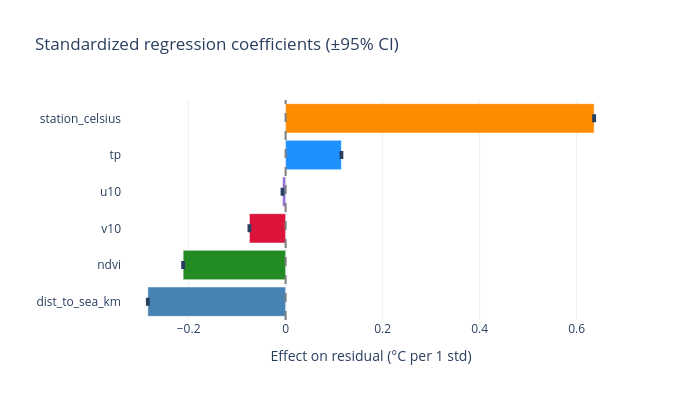

Source (notebook cell):
### Code cell
coefs = model.params[1:]  # drop const
ci = model.conf_int().iloc[1:]  # drop const
features_names = coefs.index.tolist()

fig = go.Figure()

fig.add_trace(
    go.Bar(
        x=coefs.values,
        y=features_names,
        orientation="h",
        marker_color=["#ff8c00", "#1e90ff", "#9370db", "#dc143c", "#228b22", "#4682b4"],
        error_x=dict(
            type="data",
            symmetric=False,
            array=(ci[1] - coefs).values,
            arrayminus=(coefs - ci[0]).values,
        ),
    )
)

fig.add_vline(x=0, line_dash="dash", line_color="grey")
fig.update_layout(
    title="Standardized regression coefficients (±95% CI)",
    xaxis_title="Effect on residual (°C per 1 std)",
    yaxis_title="",
    template="plotly_white",
    height=400,
    width=700,
    yaxis=dict(autorange="reversed"),
)
fig.show()

### Figure 1 — Plotly figure (JSON) as saved in the notebook; plotly's stock layout.template omitted (floating-point values rounded to 4 significant figures)
{"data": [{"error_x": {"array": [0.002014, 0.001917, 0.001915, 0.001909, 0.002005, 0.001905], "arrayminus": [0.002014, 0.001917, 0.001915, 0.001909, 0.002005, 0.001905], "symmetric": false, "type": "data"}, "marker": {"color": ["#ff8c00", "#1e90ff", "#9370db", "#dc143c", "#228b22", "#4682b4"]}, "orientation": "h", "type": "bar", "x": [0.6361, 0.115, -0.006361, -0.07462, -0.2113, -0.2841], "y": ["station_celsius", "tp", "u10", "v10", "ndvi", "dist_to_sea_km"]}], "layout": {"height": 400, "shapes": [{"line": {"color": "grey", "dash": "dash"}, "type": "line", "x0": 0, "x1": 0, "xref": "x", "y0": 0, "y1": 1, "yref": "y domain"}], "title": {"text": "Standardized regression coefficients (±95% CI)"}, "width": 700, "xaxis": {"title": {"text": "Effect on residual (°C per 1 std)"}}, "yaxis": {"autorange": "reversed", "title": {"text": ""}}}}
